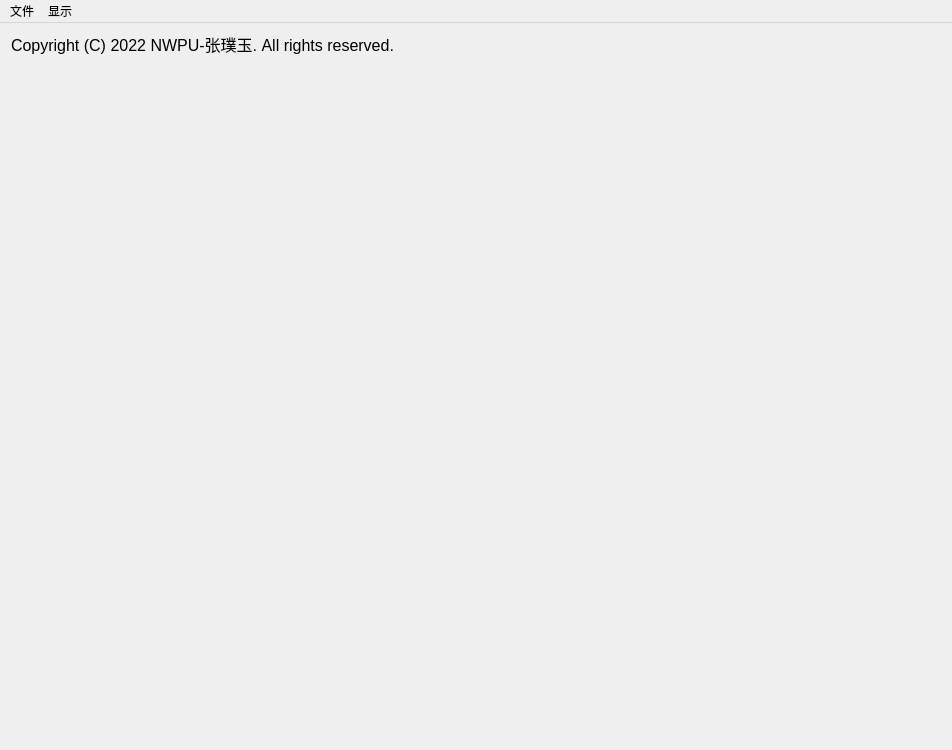
<?xml version="1.0" encoding="UTF-8"?>
<ui version="4.0">
 <class>MainWindowClass</class>
 <widget class="QMainWindow" name="MainWindowClass">
  <property name="geometry">
   <rect>
    <x>0</x>
    <y>0</y>
    <width>952</width>
    <height>750</height>
   </rect>
  </property>
  <property name="windowTitle">
   <string>Visualize 3D Colorful Point Cloud by VTK</string>
  </property>
  <property name="windowIcon">
   <iconset resource="mainwindow.qrc">
    <normaloff>:/MainWindow/NPU_rLogal.png</normaloff>:/MainWindow/NPU_rLogal.png</iconset>
  </property>
  <widget class="QWidget" name="centralWidget">
   <layout class="QVBoxLayout" name="verticalLayout">
    <item>
     <widget class="QLabel" name="label">
      <property name="sizePolicy">
       <sizepolicy hsizetype="Preferred" vsizetype="Preferred">
        <horstretch>0</horstretch>
        <verstretch>0</verstretch>
       </sizepolicy>
      </property>
      <property name="maximumSize">
       <size>
        <width>16777215</width>
        <height>20</height>
       </size>
      </property>
      <property name="font">
       <font>
        <pointsize>12</pointsize>
       </font>
      </property>
      <property name="text">
       <string>Copyright (C) 2022 NWPU-张璞玉. All rights reserved.</string>
      </property>
     </widget>
    </item>
    <item>
     <widget class="MyQVTKWidget" name="myQVTKWidget" native="true"/>
    </item>
   </layout>
  </widget>
  <widget class="QMenuBar" name="menuBar">
   <property name="geometry">
    <rect>
     <x>0</x>
     <y>0</y>
     <width>952</width>
     <height>23</height>
    </rect>
   </property>
   <widget class="QMenu" name="fileMenu">
    <property name="title">
     <string>文件</string>
    </property>
    <addaction name="loadSTL"/>
    <addaction name="loadCSV"/>
    <addaction name="separator"/>
    <addaction name="dropAllData"/>
    <addaction name="separator"/>
    <addaction name="saveImage"/>
   </widget>
   <widget class="QMenu" name="visualizeMenu">
    <property name="title">
     <string>显示</string>
    </property>
   </widget>
   <addaction name="fileMenu"/>
   <addaction name="visualizeMenu"/>
  </widget>
  <action name="loadSTL">
   <property name="text">
    <string>加载.stl文件</string>
   </property>
  </action>
  <action name="dropAllData">
   <property name="text">
    <string>卸载数据</string>
   </property>
  </action>
  <action name="loadCSV">
   <property name="text">
    <string>加载.csv数据</string>
   </property>
  </action>
  <action name="dropCSV">
   <property name="text">
    <string>卸载.csv数据</string>
   </property>
  </action>
  <action name="nextFeature">
   <property name="text">
    <string>上一个</string>
   </property>
  </action>
  <action name="prevFeature">
   <property name="text">
    <string>下一个</string>
   </property>
  </action>
  <action name="saveImage">
   <property name="text">
    <string>保存图像</string>
   </property>
  </action>
 </widget>
 <layoutdefault spacing="6" margin="11"/>
 <customwidgets>
  <customwidget>
   <class>MyQVTKWidget</class>
   <extends>QWidget</extends>
   <header location="global">myqvtkwidget.h</header>
   <container>1</container>
  </customwidget>
 </customwidgets>
 <resources>
  <include location="mainwindow.qrc"/>
 </resources>
 <connections/>
</ui>
